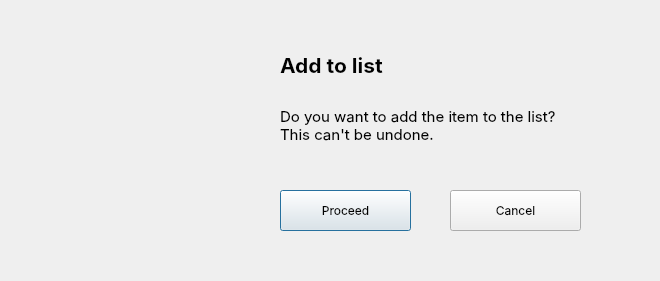
<?xml version="1.0" encoding="UTF-8"?>
<ui version="4.0">
 <class>Dialog</class>
 <widget class="QDialog" name="Dialog">
  <property name="geometry">
   <rect>
    <x>0</x>
    <y>0</y>
    <width>660</width>
    <height>281</height>
   </rect>
  </property>
  <property name="windowTitle">
   <string>Dialog</string>
  </property>
  <widget class="QPushButton" name="pushButton">
   <property name="geometry">
    <rect>
     <x>280</x>
     <y>190</y>
     <width>131</width>
     <height>41</height>
    </rect>
   </property>
   <property name="font">
    <font>
     <family>SF Pro Display</family>
     <pointsize>9</pointsize>
    </font>
   </property>
   <property name="text">
    <string>Proceed</string>
   </property>
   <property name="default">
    <bool>false</bool>
   </property>
   <property name="flat">
    <bool>false</bool>
   </property>
  </widget>
  <widget class="QPushButton" name="pushButton_2">
   <property name="geometry">
    <rect>
     <x>450</x>
     <y>190</y>
     <width>131</width>
     <height>41</height>
    </rect>
   </property>
   <property name="font">
    <font>
     <family>SF Pro Display</family>
     <pointsize>9</pointsize>
    </font>
   </property>
   <property name="text">
    <string>Cancel</string>
   </property>
  </widget>
  <widget class="QLabel" name="label_2">
   <property name="geometry">
    <rect>
     <x>280</x>
     <y>30</y>
     <width>391</width>
     <height>71</height>
    </rect>
   </property>
   <property name="font">
    <font>
     <family>SF Pro Display</family>
     <pointsize>16</pointsize>
     <weight>75</weight>
     <bold>true</bold>
    </font>
   </property>
   <property name="text">
    <string>Add to list</string>
   </property>
  </widget>
  <widget class="QLabel" name="label_3">
   <property name="geometry">
    <rect>
     <x>280</x>
     <y>90</y>
     <width>391</width>
     <height>71</height>
    </rect>
   </property>
   <property name="font">
    <font>
     <family>SF Pro Display</family>
     <pointsize>11</pointsize>
     <weight>50</weight>
     <bold>false</bold>
    </font>
   </property>
   <property name="text">
    <string>&lt;html&gt;&lt;head/&gt;&lt;body&gt;&lt;p&gt;Do you want to add the item to the list?&lt;br/&gt;This can't be undone.&lt;/p&gt;&lt;/body&gt;&lt;/html&gt;</string>
   </property>
  </widget>
  <widget class="QLabel" name="label">
   <property name="geometry">
    <rect>
     <x>40</x>
     <y>40</y>
     <width>200</width>
     <height>200</height>
    </rect>
   </property>
   <property name="text">
    <string/>
   </property>
   <property name="pixmap">
    <pixmap>add.png</pixmap>
   </property>
   <property name="scaledContents">
    <bool>true</bool>
   </property>
  </widget>
 </widget>
 <resources/>
 <connections/>
</ui>
